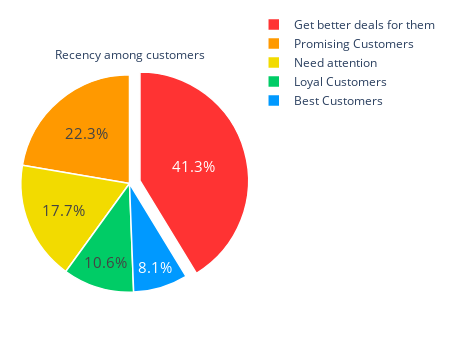

The cell this chart's notebook holds for it:
### Markdown cell above
Visualizing the R,F and M individually

### Code cell
labels = df_rfm['Customer_type']
values = df_rfm['RecencyMean']
colors = ['#0099FF', '#FF3333', '#00CC66', '#F2DB00','#FF9900']

fig = go.Figure(data=[go.Pie(labels=labels, values=values, pull=[0, 0.1, 0, 0,0])])
fig.update_traces( title="Recency among customers",hoverinfo='label+percent', textfont_size=15,
                  marker=dict(colors=colors, line=dict(color='white', width=1.5)))

fig.update_layout(autosize=False,width=450,height=350,margin=dict(l=10,r=10,b=10,t=10,pad=4),
   )
fig.show()

### Figure 1 — Plotly figure (JSON) as saved in the notebook; plotly's stock layout.template omitted (floating-point values rounded to 4 significant figures)
{"data": [{"hoverinfo": "label+percent", "labels": ["Best Customers", "Get better deals for them", "Loyal Customers", "Need attention", "Promising Customers"], "marker": {"colors": ["#0099FF", "#FF3333", "#00CC66", "#F2DB00", "#FF9900"], "line": {"color": "white", "width": 1.5}}, "pull": [0, 0.1, 0, 0, 0], "textfont": {"size": 15}, "title": {"text": "Recency among customers"}, "type": "pie", "values": [46.7, 238, 61, 102, 128.7]}], "layout": {"autosize": false, "height": 350, "margin": {"b": 10, "l": 10, "pad": 4, "r": 10, "t": 10}, "width": 450}}
